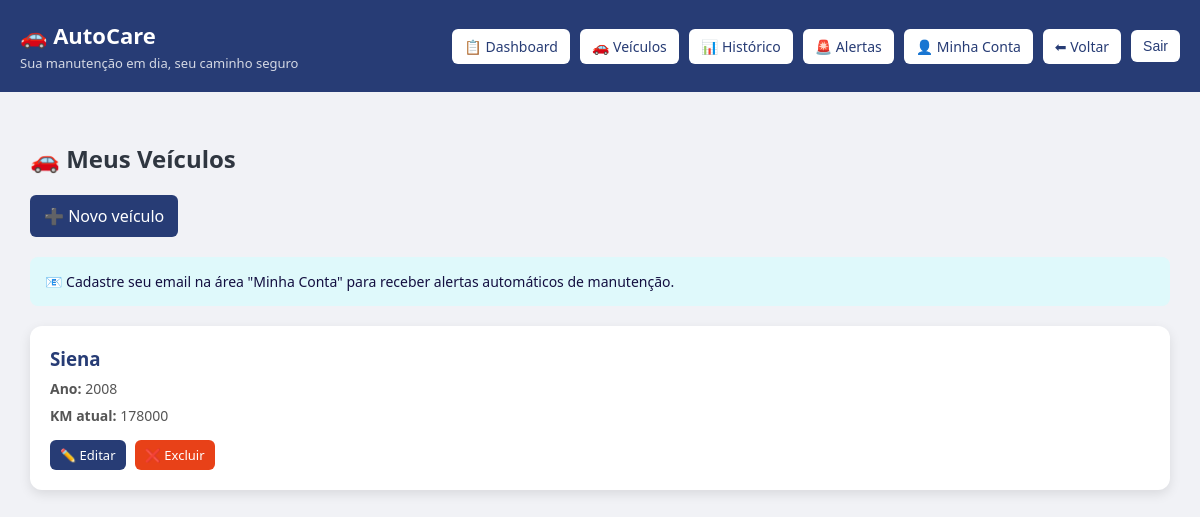
Screenshot of /veiculos/ (signed in) with the database file from the repository.
### core/models.py (models this page shows, shortened)
class Veiculo(models.Model):
    usuario = models.ForeignKey(User, on_delete=models.CASCADE)
    marca = models.CharField(max_length=100, default="")
    modelo = models.CharField(max_length=100)
    ano = models.IntegerField()
    km_atual = models.IntegerField()

### core/views.py (the view)
# urls.py: path('veiculos/', views.veiculos, name='veiculos'),
@login_required
def veiculos(request):
    veiculos = Veiculo.objects.filter(
        usuario=request.user
    )
    return render(request, 'veiculos.html', {
        'veiculos': veiculos
    })

### templates/veiculos.html (shortened to what this page needs)
<!DOCTYPE html>
<html>
<head>
</head>
<body>
<div class="header">
    <div class="left">
        <div class="logo">🚗 AutoCare</div>
        <div class="slogan">Sua manutenção em dia, seu caminho seguro</div>
    </div>
    <div class="menu">
        <a href="/" class="btn-menu">📋 Dashboard</a>
        <a href="/veiculos/" class="btn-menu">🚗 Veículos</a>
        <a href="/historico/" class="btn-menu">📊 Histórico</a>
        <a href="/alertas/" class="btn-menu">🚨 Alertas</a>
        <a href="/minha-conta/" class="btn-menu">👤 Minha Conta</a>
        <a href="javascript:history.back()" class="btn-menu">⬅ Voltar</a>
        <form action="/accounts/logout/" method="post" style="display:inline;">
            <button type="submit" class="btn-menu">Sair</button>
        </form>
    </div>
</div>
<div class="container">
    <h2>🚗 Meus Veículos</h2>
    <a href="/veiculo/novo/" class="btn-add">➕ Novo veículo</a>
    {% if veiculos %}
    <div class="alert-box">
        📧 Cadastre seu email na área "Minha Conta" para receber alertas automáticos de manutenção.
    </div>
    {% endif %}
    {% if veiculos %}
    <div class="grid">
        {% for v in veiculos %}
        <div class="card">
            <h3>{{ v.marca }} {{ v.modelo }}</h3>
            <div class="info">
                <b>Ano:</b> {{ v.ano }}
            </div>
            <div class="info">
                <b>KM atual:</b> {{ v.km_atual }}
            </div>
            <div class="actions">
                <a href="/veiculo/{{ v.id }}/editar/" class="btn btn-edit">
                    ✏️ Editar
                </a>
                <a href="/veiculo/{{ v.id }}/deletar/" class="btn btn-delete">
                    ❌ Excluir
                </a>
            </div>
        </div>
        {% endfor %}
    </div>
    {% else %}
        <div class="message-box">
            🚗 Você ainda não cadastrou um veículo.
        </div>
    {% endif %}
</div>
</body>
</html>

### templates/veiculos.html (style rules this page uses)
body { font-family: 'Segoe UI', Arial; background: #f1f2f6; margin: 0; }
.header { background: #273c75; color: white; padding: 20px; display: flex; justify-content: space-between; align-items: center; }
.left { display: flex; flex-direction: column; }
.logo { font-size: 22px; font-weight: bold; }
.slogan { font-size: 13px; opacity: 0.8; margin-top: 4px; }
.menu { display: flex; gap: 10px; align-items: center; }
.btn-menu { background: white; color: #273c75; padding: 8px 12px; border-radius: 6px; text-decoration: none; font-size: 14px; border: none; cursor: pointer; }
.container { padding: 30px; }
h2 { color: #2f3640; margin-bottom: 20px; }
.btn-add { display: inline-block; margin-bottom: 20px; background: #273c75; color: white; padding: 10px 14px; border-radius: 6px; text-decoration: none; }
.alert-box { background: #dff9fb; color: #130f40; padding: 15px; border-radius: 8px; margin-bottom: 20px; font-size: 14px; }
.grid { display: grid; grid-template-columns: repeat(auto-fit, minmax(260px, 1fr)); gap: 20px; }
.card { background: white; padding: 20px; border-radius: 12px; box-shadow: 0 4px 12px rgba(0,0,0,0.1); }
.card h3 { margin: 0; color: #273c75; }
.info { margin-top: 8px; font-size: 14px; color: #555; }
.actions { margin-top: 15px; }
.btn { display: inline-block; padding: 6px 10px; border-radius: 6px; text-decoration: none; font-size: 13px; margin-right: 5px; }
.btn-edit { background: #273c75; color: white; }
.btn-delete { background: #e84118; color: white; }

### rows the page displays
Veiculo: modelo "Siena", ano "2008", km_atual "178000"
